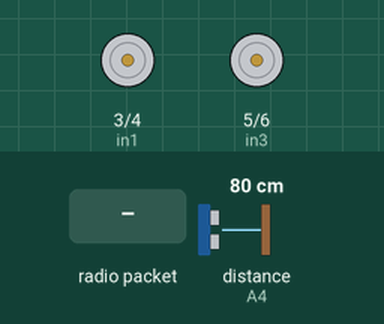
The sketch below on a simulated Arduino Uno, built with avr-gcc and run on an emulated ATmega328P. Shown: motor-driver pin pairs drawn as motors (green arrow = first pin HIGH = forward, orange = second pin HIGH = backward, longer = more drive, scaled by the enable pin). Wiring (inferred from the names in the program): ultrasonic range finder: trigger A2; echo A4. The inputs (shaded band) are chosen by the test bench; at power-on: distance to the obstacle (sensor on A4) 80 cm. The echo pulse lasts 58.3 µs per cm; no radio packets arrive unless stated; what the sketch prints to the serial monitor is not drawn.

Above: at 1.2 s.
1.3 s: radio packet "5" arrives
At 2.3 s:
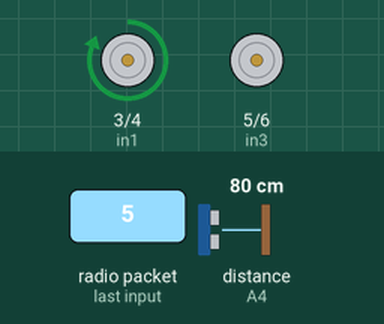
Timing chart, 0 to 4.3 s (numbered marks = the images above; inputs shaded):
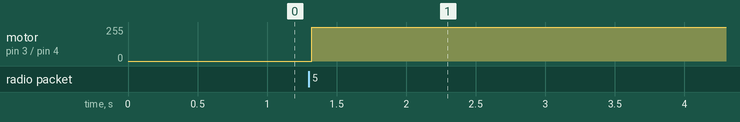

The sketch:

JOYSTICK_RECEIVER.ino
```cpp
#include <SPI.h>
#include <nRF24L01.h>
#include <RF24.h>
#define enA 2
#define in1 3
#define in2 4
#define enB 7
#define in3 5
#define in4 6
#define criticaldistance 20
RF24 radio(8, 9); // CE, CSN
const byte address[6] = "00001";
char receivedData[32] = "";
int  xAxis, yAxis;
int motorSpeedA = 0;
int motorSpeedB = 0;
long duration;
int distance;
void setup() {
  pinMode(A4, INPUT); //echopin
  pinMode(A2, OUTPUT); //trigpin
  pinMode(enA, OUTPUT);
  pinMode(enB, OUTPUT);
  pinMode(in1, OUTPUT);
  pinMode(in2, OUTPUT);
  pinMode(in3, OUTPUT);
  pinMode(in4, OUTPUT);
  Serial.begin(9600);
  radio.begin();
  radio.openReadingPipe(0, address);
  radio.setPALevel(RF24_PA_MIN);
  radio.startListening();
}
void loop() {

  digitalWrite(A2,HIGH);
  delayMicroseconds(10);
  digitalWrite(A2,LOW);
  duration=pulseIn(A4,HIGH);
  distance = duration*0.034/2;
  Serial.println(distance);

  if (radio.available()) {   // If the NRF240L01 module received data
    radio.read(&receivedData, sizeof(receivedData)); // Read the data and put it into character array
    xAxis = atoi(&receivedData[0]); // Convert the data from the character array (received X value) into integer
    delay(10);
    radio.read(&receivedData, sizeof(receivedData));
    yAxis = atoi(&receivedData[0]);
    delay(10);

    // Y-axis used for forward and backward control
    if (yAxis < 470 || distance < criticaldistance) {
    // if (yAxis < 470) {
      // Set Motor A backward
      digitalWrite(in1, HIGH);
      digitalWrite(in2, LOW);
      // Set Motor B backward
      digitalWrite(in3, HIGH);
      digitalWrite(in4, LOW);
      // Convert the declining Y-axis readings for going backward from 470 to 0 into 0 to 255 value for the PWM signal for increasing the motor speed
      motorSpeedA = map(yAxis, 470, 0, 0, 255);
      motorSpeedB = map(yAxis, 470, 0, 0, 255);
    }
    else if (yAxis > 550 && distance >= criticaldistance) {
      // else if (yAxis > 550) {
        // Set Motor A forward
        digitalWrite(in1, LOW);
        digitalWrite(in2, HIGH);
        // Set Motor B forward
        digitalWrite(in3, LOW);
        digitalWrite(in4, HIGH);
        // Convert the increasing Y-axis readings for going forward from 550 to 1023 into 0 to 255 value for the PWM signal for increasing the motor speed
        motorSpeedA = map(yAxis, 550, 1023, 0, 255);
        motorSpeedB = map(yAxis, 550, 1023, 0, 255);
    }
    // If joystick stays in middle the motors are not moving
    else {
      motorSpeedA = 0;
      motorSpeedB = 0;
    }
    // X-axis used for left and right control
    if (xAxis < 470) {
      // Convert the declining X-axis readings from 470 to 0 into increasing 0 to 255 value
      int xMapped = map(xAxis, 470, 0, 0, 255);
      // Move to left - decrease left motor speed, increase right motor speed
      motorSpeedA = motorSpeedA + xMapped;
      motorSpeedB = motorSpeedB - xMapped;
      // Confine the range from 0 to 255
      if (motorSpeedA < 0) {
        motorSpeedA = 0;
      }
      if (motorSpeedB > 255) {
        motorSpeedB = 255;
      }
    }
    if (xAxis > 550) {
      // Convert the increasing X-axis readings from 550 to 1023 into 0 to 255 value
      int xMapped = map(xAxis, 550, 1023, 0, 255);
      // Move right - decrease right motor speed, increase left motor speed
      motorSpeedA = motorSpeedA - xMapped;
      motorSpeedB = motorSpeedB + xMapped;
      // Confine the range from 0 to 255
      if (motorSpeedA > 255) {
        motorSpeedA = 255;
      }
      if (motorSpeedB < 0) {
        motorSpeedB = 0;
      }
    }
    // Prevent buzzing at low speeds (Adjust according to your motors. My motors couldn't start moving if PWM value was below value of 70)
    // if (motorSpeedA < 70) {
    //   motorSpeedA = 0;
    // }
    // if (motorSpeedB < 70) {
    //   motorSpeedB = 0;
    // }
    analogWrite(enA, motorSpeedA); // Send PWM signal to motor A
    analogWrite(enB, motorSpeedB); // Send PWM signal to motor B
  }
}
```

Measured:
- after the input at 1.3 s, motor on pin 3 (in1) / pin 4 (in2): stopped → forward 255/255 at once
